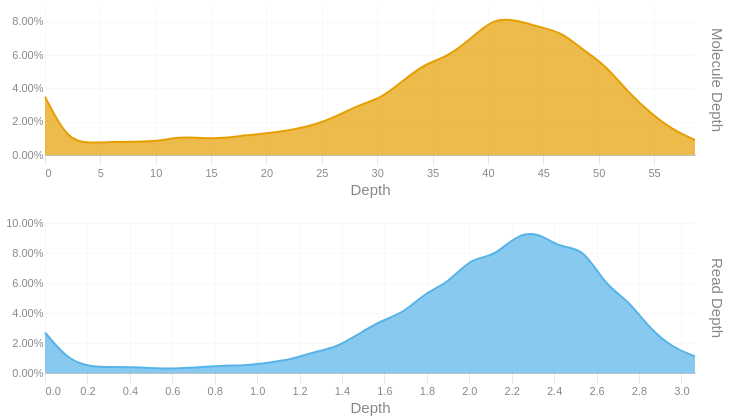

Notebook source saved alongside this figure:
### Code cell
readdep = depth_hist(tb['Read Depth'], q99, 3)
readdep = readdep.with_columns(pl.lit('Read Depth').alias('Metric'))
if not SKIPLR:
    moldep = depth_hist(tb['Molecule Depth'], mol_q99, 1)
    moldep = moldep.with_columns(pl.lit('Molecule Depth').alias('Metric'))
    _hist = pl.concat([readdep, moldep])
    _hist = _hist.filter(pl.col('Proportion') != 0)
    with SafeRender(_hist):
        (
            alt.Chart(_hist)        
            .mark_area(interpolate = "basis")
            .encode(
                x=alt.X('Bin:Q').scale(domainMin=0).axis(alt.Axis(title='Depth')),
                y = alt.Y('Proportion:Q', title = None).axis(format = '.2%'),
                color = alt.Color('Metric:N').legend(None),
                row = alt.Row("Metric:N").header(title = None, labelOrient = 'right'),
                tooltip = [
                    alt.Tooltip("Metric:N", title = "Metric"),
                    alt.Tooltip('Interval:N', title = "Depth Interval"),
                    alt.Tooltip('Proportion:Q', title = "% Alignments").format('.2%')
                ]
            )
            .resolve_scale(x='independent', y='independent')
            .properties(
                height = 150, width = 650,
                usermeta={'embedOptions': {'downloadFileName': f'{samplename}.depth.hist'}}
            )
        ).display()
else:
    readdep = readdep.filter(pl.col('Proportion') != 0)
    with SafeRender(readdep):
        (
            alt.Chart(readdep)        
            .mark_area(interpolate = "basis")
            .encode(
                x=alt.X('Bin:Q').scale(domainMin=0).axis(alt.Axis(title='Depth')),
                y = alt.Y('Proportion:Q', title = None).axis(format = '.2%'),
                tooltip = [
                    alt.Tooltip('Interval:N', title = "Depth Interval"),
                    alt.Tooltip('Proportion:Q', title = "% Alignments").format('.2%')
                ]
            )
            .properties(
                usermeta={'embedOptions': {'downloadFileName': f'{samplename}.depth.hist'}}
            )
        ).display()

### Figure 1 — Vega-Lite specification as saved in the notebook (floating-point values rounded to 4 significant figures)
{"width": 650, "height": 150, "config": {"title": {"anchor": "start", "dy": -15, "fontSize": 18, "color": "#888888", "subtitleColor": "#888888", "subtitleFontSize": 14}, "arc": {"fill": "#0072B2"}, "axis": {"domainColor": "#888888", "domainWidth": 0.5, "gridWidth": 0.2, "grid": false, "titleFontWeight": 400, "titleFontSize": 15, "labelFontSize": 11, "labelColor": "#888888", "tickColor": "#888888", "tickWidth": 0.2, "titleColor": "#888888"}, "axisBand": {"grid": false}, "axisX": {"grid": true, "tickSize": 10, "domainCap": "round"}, "axisY": {"domain": false, "grid": true, "tickSize": 0, "domainCap": "round"}, "background": "transparent", "header": {"labelFontSize": 15, "labelColor": "#888888", "titleFontSize": 15, "titleFontWeight": 600, "titleColor": "#888888"}, "legend": {"labelFont": "sans-serif", "labelFontSize": 12, "labelColor": "#888888", "symbolSize": 100, "symbolType": "circle", "titleFontSize": 12, "titlePadding": 10, "titleColor": "#888888", "title": null}, "range": {"category": ["#E69F00", "#56B4E9", "#009E73", "#F0E442", "#0072B2", "#D55E00", "#CC79A7", "#000000"], "diverging": ["#cfe8f3", "#a2d4ec", "#73bfe2", "#46abdb", "#1696d2", "#12719e"]}, "area": {"fill": "#0072B2", "fillOpacity": 0.7, "line": true, "strokeOpacity": 0.7}, "line": {"color": "#0072B2", "stroke": "#0072B2", "strokeWidth": 2}, "trail": {"color": "#0072B2", "stroke": "#0072B2", "strokeWidth": 0, "size": 1}, "point": {"filled": true, "fillOpacity": 1.0, "size": 95}, "text": {"color": "#888888", "fontSize": 11, "align": "right", "fontWeight": 400, "size": 11}, "bar": {"fill": "#0072B2", "stroke": null}, "view": {"stroke": null, "continuousWidth": 660, "continuousHeight": 400}}, "data": {"name": "data-4743e313090640905407c1a3de939b04"}, "mark": {"type": "area", "interpolate": "basis"}, "encoding": {"color": {"field": "Metric", "legend": null, "type": "nominal"}, "row": {"field": "Metric", "header": {"title": null, "labelOrient": "right"}, "type": "nominal"}, "tooltip": [{"field": "Metric", "title": "Metric", "type": "nominal"}, {"field": "Interval", "title": "Depth Interval", "type": "nominal"}, {"field": "Proportion", "format": ".2%", "title": "% Alignments", "type": "quantitative"}], "x": {"axis": {"title": "Depth"}, "field": "Bin", "scale": {"domainMin": 0}, "type": "quantitative"}, "y": {"axis": {"format": ".2%"}, "field": "Proportion", "title": null, "type": "quantitative"}}, "resolve": {"scale": {"x": "independent", "y": "independent"}}, "usermeta": {"embedOptions": {"downloadFileName": "S3_Annapolis_277.depth.hist"}}, "$schema": "https://vega.github.io/schema/vega-lite/v6.1.0.json", "datasets": {"data-4743e313090640905407c1a3de939b04": [{"Bin": 0.0, "Interval": "0.0-0.106", "Proportion": 0.027, "Metric": "Read Depth"}, {"Bin": 0.106, "Interval": "0.106-0.211", "Proportion": 0.009, "Metric": "Read Depth"}, {"Bin": 0.211, "Interval": "0.211-0.317", "Proportion": 0.004, "Metric": "Read Depth"}, {"Bin": 0.317, "Interval": "0.317-0.423", "Proportion": 0.004, "Metric": "Read Depth"}, {"Bin": 0.423, "Interval": "0.423-0.528", "Proportion": 0.004, "Metric": "Read Depth"}, {"Bin": 0.528, "Interval": "0.528-0.634", "Proportion": 0.003, "Metric": "Read Depth"}, {"Bin": 0.634, "Interval": "0.634-0.74", "Proportion": 0.003, "Metric": "Read Depth"}, {"Bin": 0.74, "Interval": "0.74-0.845", "Proportion": 0.004, "Metric": "Read Depth"}, {"Bin": 0.845, "Interval": "0.845-0.951", "Proportion": 0.005, "Metric": "Read Depth"}, {"Bin": 0.951, "Interval": "0.951-1.057", "Proportion": 0.005, "Metric": "Read Depth"}, {"Bin": 1.057, "Interval": "1.057-1.162", "Proportion": 0.007, "Metric": "Read Depth"}, {"Bin": 1.162, "Interval": "1.162-1.268", "Proportion": 0.009, "Metric": "Read Depth"}, {"Bin": 1.268, "Interval": "1.268-1.374", "Proportion": 0.014, "Metric": "Read Depth"}, {"Bin": 1.374, "Interval": "1.374-1.479", "Proportion": 0.017, "Metric": "Read Depth"}, {"Bin": 1.479, "Interval": "1.479-1.585", "Proportion": 0.026, "Metric": "Read Depth"}, {"Bin": 1.585, "Interval": "1.585-1.691", "Proportion": 0.035, "Metric": "Read Depth"}, {"Bin": 1.691, "Interval": "1.691-1.796", "Proportion": 0.04, "Metric": "Read Depth"}, {"Bin": 1.796, "Interval": "1.796-1.902", "Proportion": 0.054, "Metric": "Read Depth"}, {"Bin": 1.902, "Interval": "1.902-2.008", "Proportion": 0.06, "Metric": "Read Depth"}, {"Bin": 2.008, "Interval": "2.008-2.113", "Proportion": 0.077, "Metric": "Read Depth"}, {"Bin": 2.113, "Interval": "2.113-2.219", "Proportion": 0.077, "Metric": "Read Depth"}, {"Bin": 2.219, "Interval": "2.219-2.325", "Proportion": 0.092, "Metric": "Read Depth"}, {"Bin": 2.325, "Interval": "2.325-2.43", "Proportion": 0.094, "Metric": "Read Depth"}, {"Bin": 2.43, "Interval": "2.43-2.536", "Proportion": 0.083, "Metric": "Read Depth"}, {"Bin": 2.536, "Interval": "2.536-2.642", "Proportion": 0.084, "Metric": "Read Depth"}, {"Bin": 2.642, "Interval": "2.642-2.747", "Proportion": 0.058, "Metric": "Read Depth"}, {"Bin": 2.747, "Interval": "2.747-2.853", "Proportion": 0.049, "Metric": "Read Depth"}, {"Bin": 2.853, "Interval": "2.853-2.959", "Proportion": 0.029, "Metric": "Read Depth"}, {"Bin": 2.959, "Interval": "2.959-3.064", "Proportion": 0.017, "Metric": "Read Depth"}, {"Bin": 3.064, "Interval": "3.064-3.17", "Proportion": 0.011, "Metric": "Read Depth"}, {"Bin": 0.0, "Interval": "0.0-2.0", "Proportion": 0.035, "Metric": "Molecule Depth"}, {"Bin": 2.0, "Interval": "2.0-4.0", "Proportion": 0.009, "Metric": "Molecule Depth"}, {"Bin": 4.0, "Interval": "4.0-6.1", "Proportion": 0.007, "Metric": "Molecule Depth"}, {"Bin": 6.1, "Interval": "6.1-8.1", "Proportion": 0.008, "Metric": "Molecule Depth"}, {"Bin": 8.1, "Interval": "8.1-10.1", "Proportion": 0.008, "Metric": "Molecule Depth"}, {"Bin": 10.1, "Interval": "10.1-12.1", "Proportion": 0.008, "Metric": "Molecule Depth"}, {"Bin": 12.1, "Interval": "12.1-14.2", "Proportion": 0.011, "Metric": "Molecule Depth"}, {"Bin": 14.2, "Interval": "14.2-16.2", "Proportion": 0.01, "Metric": "Molecule Depth"}, {"Bin": 16.2, "Interval": "16.2-18.2", "Proportion": 0.01, "Metric": "Molecule Depth"}, {"Bin": 18.2, "Interval": "18.2-20.2", "Proportion": 0.012, "Metric": "Molecule Depth"}, {"Bin": 20.2, "Interval": "20.2-22.3", "Proportion": 0.013, "Metric": "Molecule Depth"}, {"Bin": 22.3, "Interval": "22.3-24.3", "Proportion": 0.015, "Metric": "Molecule Depth"}, {"Bin": 24.3, "Interval": "24.3-26.3", "Proportion": 0.018, "Metric": "Molecule Depth"}, {"Bin": 26.3, "Interval": "26.3-28.3", "Proportion": 0.023, "Metric": "Molecule Depth"}, {"Bin": 28.3, "Interval": "28.3-30.4", "Proportion": 0.03, "Metric": "Molecule Depth"}, {"Bin": 30.4, "Interval": "30.4-32.4", "Proportion": 0.034, "Metric": "Molecule Depth"}, {"Bin": 32.4, "Interval": "32.4-34.4", "Proportion": 0.045, "Metric": "Molecule Depth"}, {"Bin": 34.4, "Interval": "34.4-36.4", "Proportion": 0.055, "Metric": "Molecule Depth"}, {"Bin": 36.4, "Interval": "36.4-38.5", "Proportion": 0.059, "Metric": "Molecule Depth"}, {"Bin": 38.5, "Interval": "38.5-40.5", "Proportion": 0.07, "Metric": "Molecule Depth"}, {"Bin": 40.5, "Interval": "40.5-42.5", "Proportion": 0.082, "Metric": "Molecule Depth"}, {"Bin": 42.5, "Interval": "42.5-44.5", "Proportion": 0.081, "Metric": "Molecule Depth"}, {"Bin": 44.5, "Interval": "44.5-46.6", "Proportion": 0.077, "Metric": "Molecule Depth"}, {"Bin": 46.6, "Interval": "46.6-48.6", "Proportion": 0.074, "Metric": "Molecule Depth"}, {"Bin": 48.6, "Interval": "48.6-50.6", "Proportion": 0.063, "Metric": "Molecule Depth"}, {"Bin": 50.6, "Interval": "50.6-52.6", "Proportion": 0.054, "Metric": "Molecule Depth"}, {"Bin": 52.6, "Interval": "52.6-54.7", "Proportion": 0.038, "Metric": "Molecule Depth"}, {"Bin": 54.7, "Interval": "54.7-56.7", "Proportion": 0.025, "Metric": "Molecule Depth"}, {"Bin": 56.7, "Interval": "56.7-58.7", "Proportion": 0.015, "Metric": "Molecule Depth"}, {"Bin": 58.7, "Interval": "58.7-60.74", "Proportion": 0.009, "Metric": "Molecule Depth"}]}}
